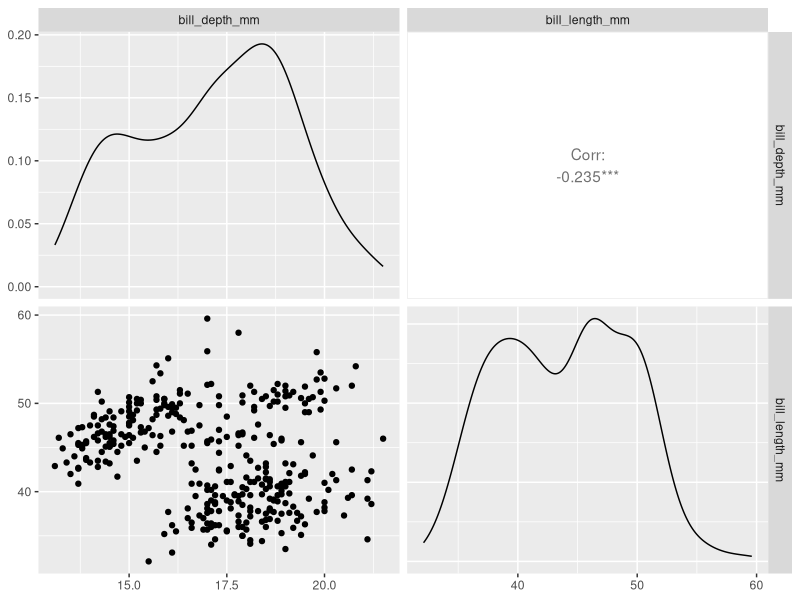
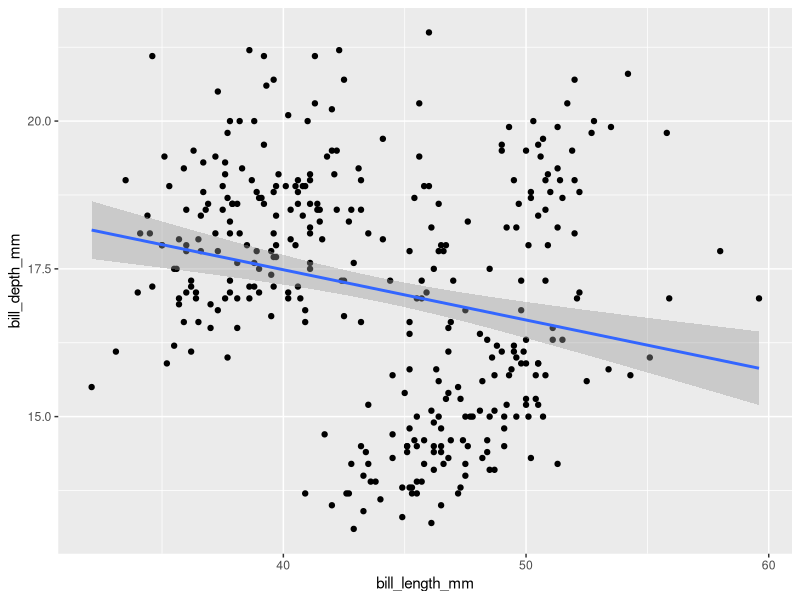
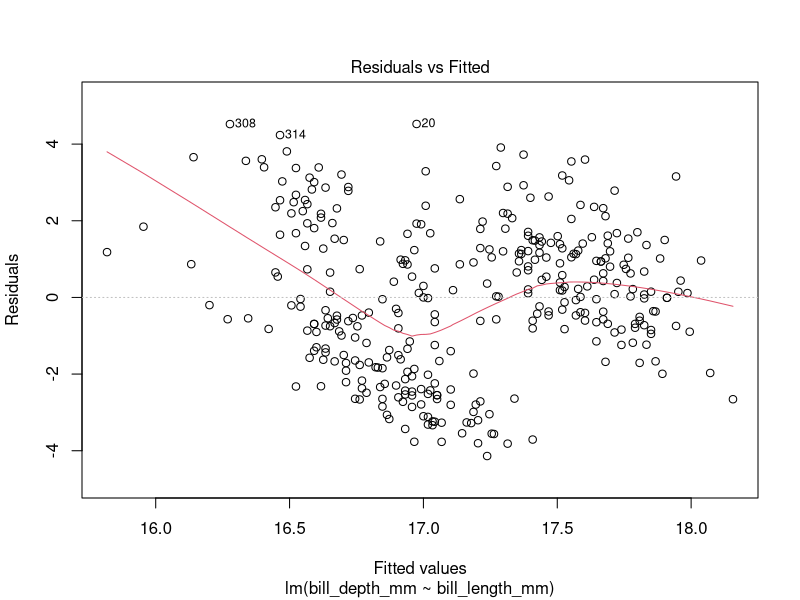
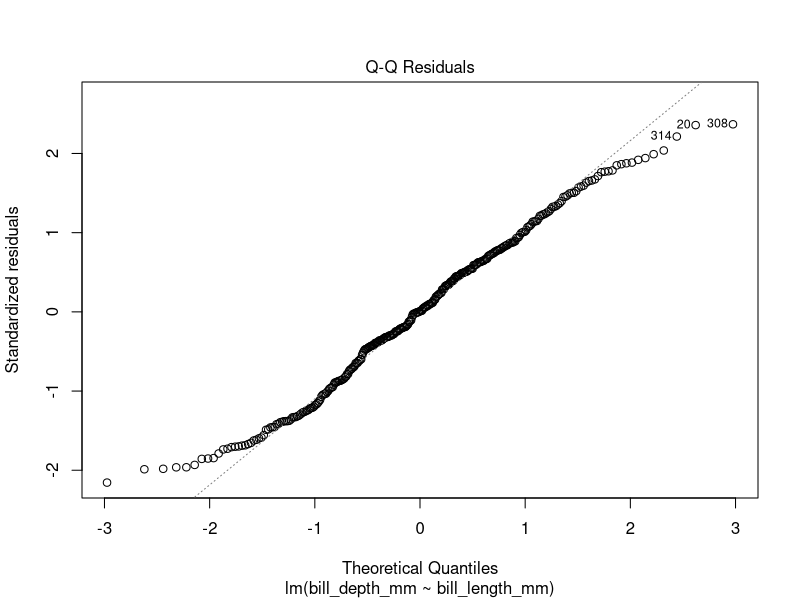
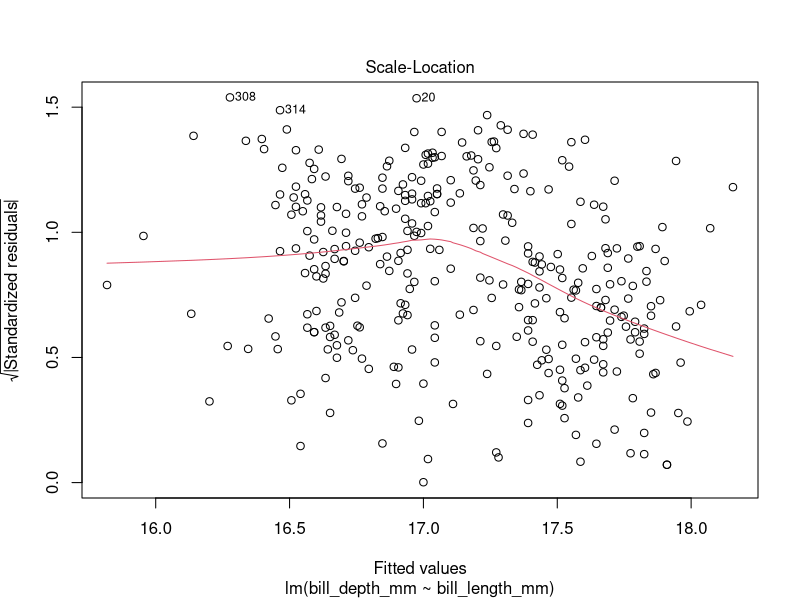
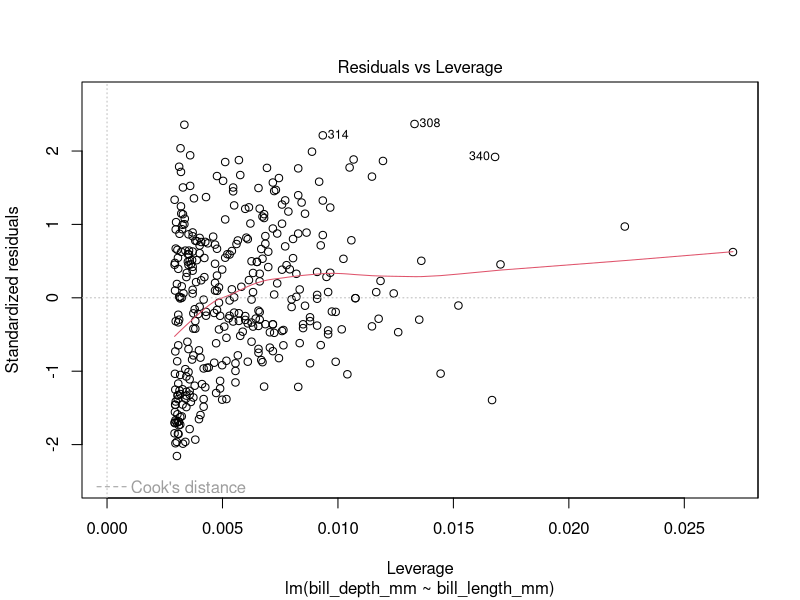
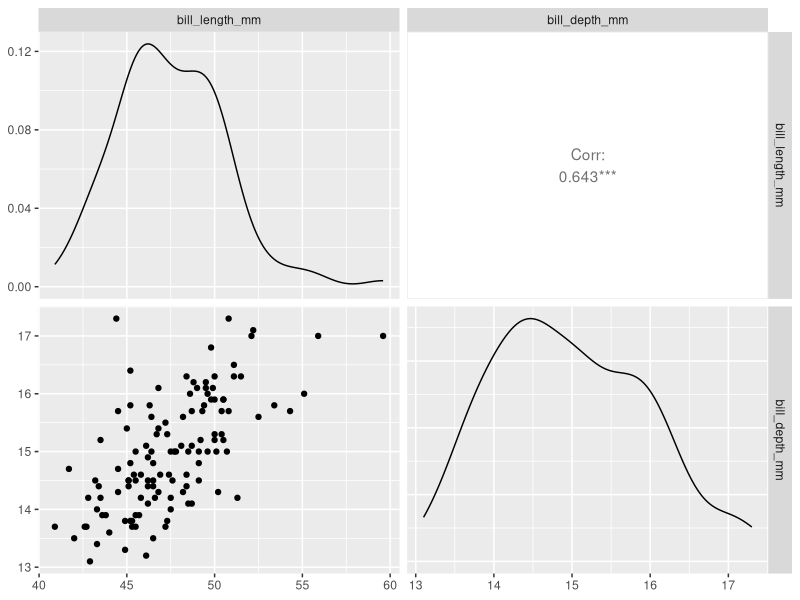
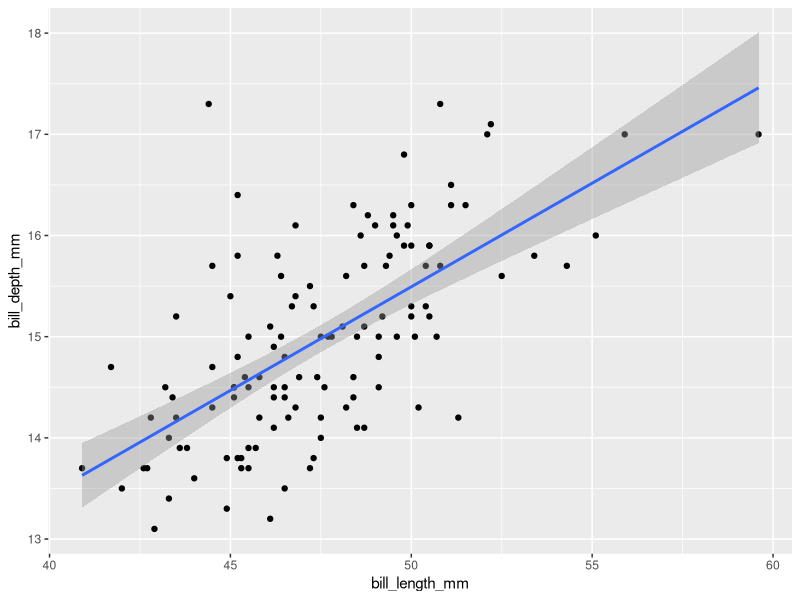

Write R code to recreate these figures, in order.
# 2026-03-03
# JEL

# Linear Models

library(tidyverse)
library(palmerpenguins)
library(GGally)

head(penguins)

# Give me columns only that contain numeric data
# ggpairs gives the big fancy plot
ggpairs(data = penguins %>% select(bill_depth_mm, bill_length_mm)) 

# Build a bad model
lm_1 = lm(bill_depth_mm ~ bill_length_mm, data = penguins)
summary(lm_1)
# Intercept = 20.88547
# bill_length_mm = slope = -0.08502 (this doesn't feel good bc states as beak gets longer, it gets skinnier)

str(lm_1)
lm_1$coefficients
class(lm_1)

# putting aes in ggplot call copies it into all proceeding geom calls
ggplot(data = penguins, aes(x = bill_length_mm, y = bill_depth_mm)) +
  geom_point() +
  geom_smooth(method = "lm")

# this gives four different plots
# various plots showing stat analysis
plot(lm_1)

# try just modeling one species
gentoo = penguins %>%
  filter(species == "Gentoo",
          !is.na(bill_length_mm))
head(gentoo)
summary(gentoo)

ggpairs(data = gentoo  %>% select(bill_length_mm, bill_depth_mm))

lm_2 = lm(bill_depth_mm ~ bill_length_mm, data = gentoo)
summary(lm_2)

ggplot(data = gentoo, aes(x = bill_length_mm, y = bill_depth_mm)) +
  geom_point() +
  geom_smooth(method = "lm")
plot(lm_2)

# quickly slickly plot lm for all three species

ggplot(data = penguins) +
  geom_point(aes(x = bill_length_mm, y = bill_depth_mm, color = species)) +
  geom_smooth(aes(x = bill_length_mm, y = bill_depth_mm, color = species), method = lm) +
  geom_smooth(aes(x = bill_length_mm, y = bill_depth_mm), color = "black", method = lm)
# Simpsons Paradox

# Class exercise - 5.1
lm_3 = lm(bill_depth_mm ~ flipper_length_mm, data = gentoo)
summary(lm_3)

plot(lm_3)
ggplot(data = gentoo) +
  geom_point(aes(x = flipper_length_mm, y = bill_depth_mm)) +
  geom_smooth(aes(x = flipper_length_mm, y = bill_depth_mm), method = lm) 
